Frame 1 (no input): blank canvas, image omitted
Frame 60 (no input): blank canvas, image omitted
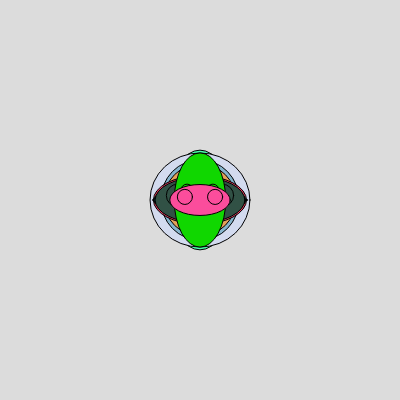
Frame 120 (the mouse pressed at the canvas centre since frame 60)

The p5.js sketch whose frames 1 and 60 were blank and that drew this single picture after the mouse press (run headless with seeded random() and noise() and a simulated clock; from frame 60 on, the mouse is pressed at the canvas centre):

// p5.js sketch
// ── sketch.js
function setup() {
  createCanvas(400, 400);
  background(220);
}

function draw() {
  if (mouseIsPressed === true) {
    fill(random(255),random(255),random(255));
    //true and false trigger if drawn when clicked or not clicked
    drawface(mouseX, mouseY, random(10, 100), random(10, 100)); //can use mouseX and mouseY
  }
}
function drawface(x, y, w, h) {
  ellipse(x, y, w, h);
  circle(x - w / 4, y - h / 10, w / 4);
  circle(x + w / 4, y - h / 10, w / 4);
}
